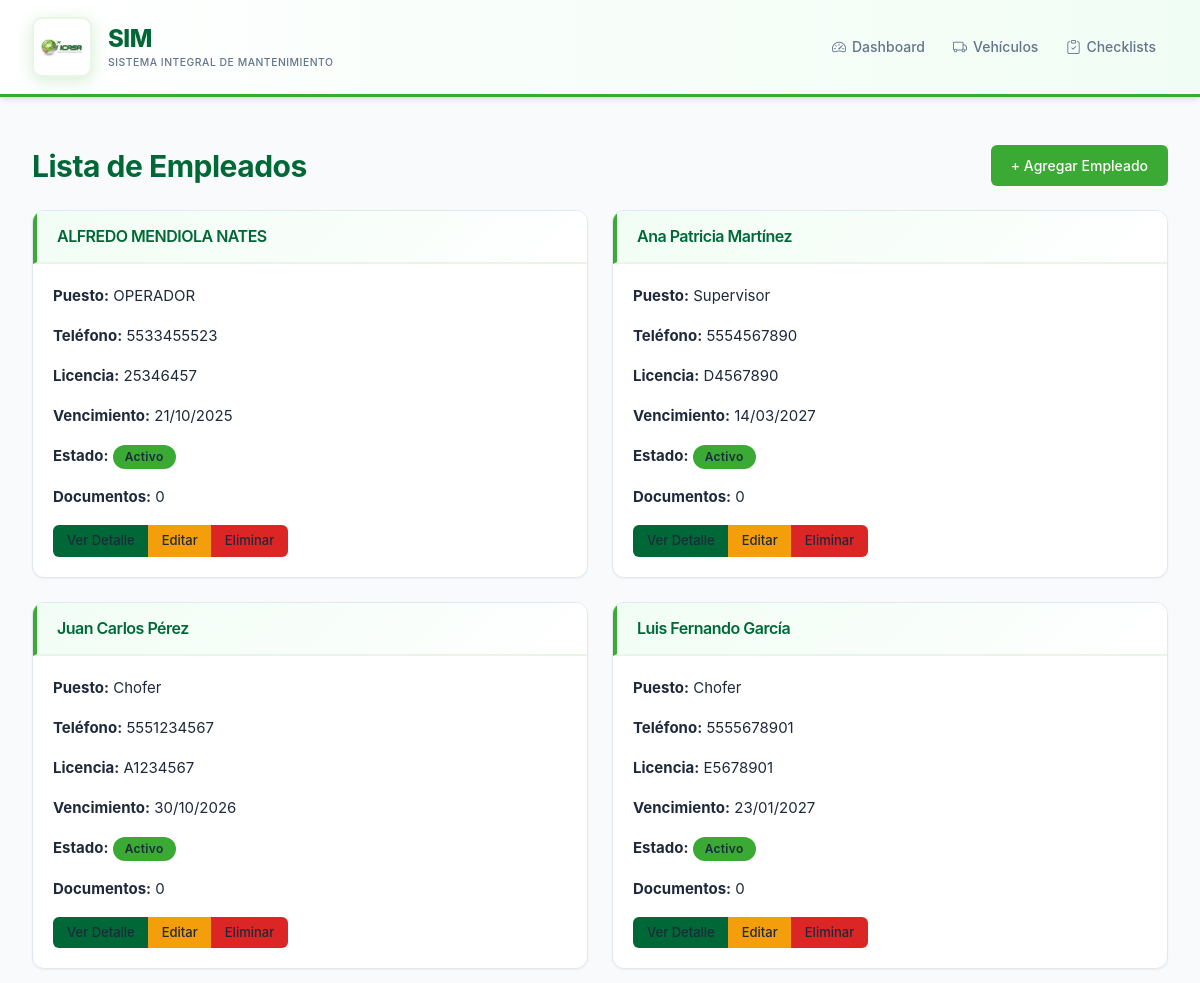
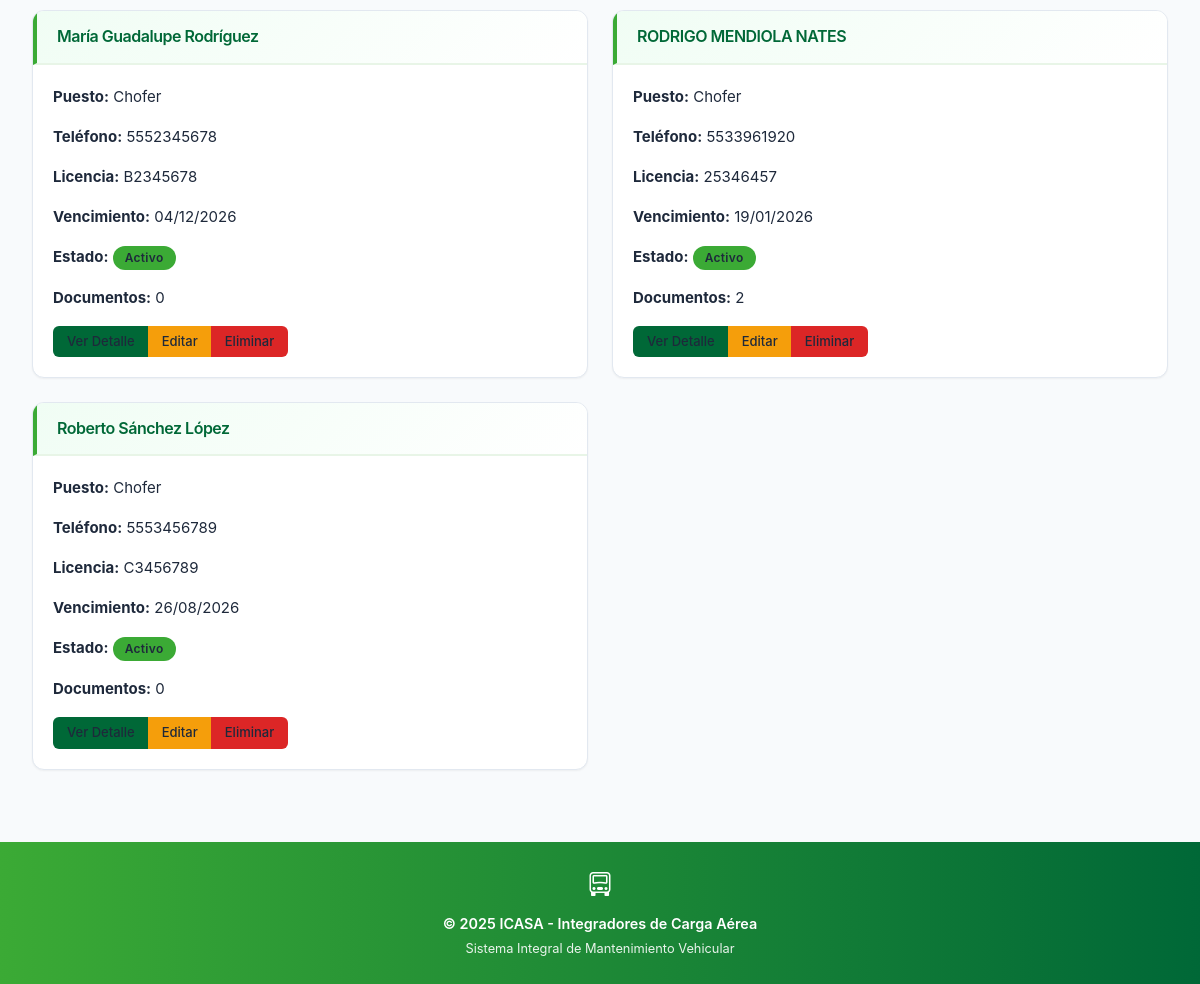
The app's page /drivers/ with its own data (2 pictures, top to bottom).
### vehicles/models.py (models this page shows, shortened)
class Driver(models.Model):
    STATUS_CHOICES = [
        ('Activo', 'Activo'),
        ('Inactivo', 'Inactivo'),
        ('Vacaciones', 'Vacaciones'),
    ]
    STATION_CHOICES = [
        ('Aguascalientes', 'Aguascalientes'),
        ('Baja California', 'Baja California'),
        ('Baja California Sur', 'Baja California Sur'),
        ('Campeche', 'Campeche'),
        ('Chiapas', 'Chiapas'),
        ('Chihuahua', 'Chihuahua'),
        ('Ciudad de México', 'Ciudad de México'),
        ('Coahuila', 'Coahuila'),
        ('Colima', 'Colima'),
        ('Durango', 'Durango'),
        ('Estado de México', 'Estado de México'),
        ('Guanajuato', 'Guanajuato'),
        ('Guerrero', 'Guerrero'),
        ('Hidalgo', 'Hidalgo'),
        ('Jalisco', 'Jalisco'),
        ('Michoacán', 'Michoacán'),
        ('Morelos', 'Morelos'),
        ('Nayarit', 'Nayarit'),
        ('Nuevo León', 'Nuevo León'),
        ('Oaxaca', 'Oaxaca'),
        ('Puebla', 'Puebla'),
        ('Querétaro', 'Querétaro'),
        ('Quintana Roo', 'Quintana Roo'),
        ('San Luis Potosí', 'San Luis Potosí'),
        ('Sinaloa', 'Sinaloa'),
        ('Sonora', 'Sonora'),
        ('Tabasco', 'Tabasco'),
        ('Tamaulipas', 'Tamaulipas'),
        ('Tlaxcala', 'Tlaxcala'),
        ('Veracruz', 'Veracruz'),
        ('Yucatán', 'Yucatán'),
        ('Zacatecas', 'Zacatecas'),
    ]
    full_name = models.CharField(max_length=200, verbose_name='Nombre Completo')
    position = models.CharField(max_length=100, default='Chofer', verbose_name='Puesto')
    station = models.CharField(max_length=100, choices=STATION_CHOICES, blank=True, null=True, verbose_name='Estación')
    phone = models.CharField(max_length=20, verbose_name='Teléfono')
    email = models.EmailField(blank=True, verbose_name='Correo Electrónico')
    address = models.TextField(blank=True, verbose_name='Dirección')
    license_number = models.CharField(max_length=50, verbose_name='Número de Licencia')
    license_expiry = models.DateField(verbose_name='Vencimiento de Licencia')
    hire_date = models.DateField(verbose_name='Fecha de Contratación')
    status = models.CharField(max_length=20, choices=STATUS_CHOICES, default='Activo', verbose_name='Estado')
    notes = models.TextField(blank=True, verbose_name='Notas')
    created_at = models.DateTimeField(auto_now_add=True)
    updated_at = models.DateTimeField(auto_now=True)
    class Meta:
        ordering = ['full_name']
        verbose_name = 'Empleado'
        verbose_name_plural = 'Lista de Empleados'

### vehicles/views_driver.py (the view)
# urls.py: path('drivers/', DriverListView.as_view(), name='driver_list'),
class DriverListView(ListView):
    model = Driver
    template_name = 'vehicles/driver_list.html'
    context_object_name = 'drivers'
    paginate_by = 20

### vehicles/templates/vehicles/driver_list.html (shortened to what this page needs)
{% extends 'vehicles/base.html' %}
{% block content %}
<div class="d-flex justify-content-between align-items-center mb-4">
    <h1>Lista de Empleados</h1>
    <a href="{% url 'driver_create' %}" class="btn btn-primary">+ Agregar Empleado</a>
</div>
{% if drivers %}
<div class="row">
    {% for driver in drivers %}
    <div class="col-md-6 mb-4">
        <div class="card">
            <div class="card-header">
                <h5 class="mb-0">{{ driver.full_name }}</h5>
            </div>
            <div class="card-body">
                <p><strong>Puesto:</strong> {{ driver.position }}</p>
                <p><strong>Teléfono:</strong> {{ driver.phone }}</p>
                <p><strong>Licencia:</strong> {{ driver.license_number }}</p>
                <p><strong>Vencimiento:</strong> {{ driver.license_expiry|date:"d/m/Y" }}</p>
                <p><strong>Estado:</strong>
                    {% if driver.status == 'Activo' %}
                        <span class="badge bg-success">{{ driver.status }}</span>
                    {% elif driver.status == 'Vacaciones' %}
                        <span class="badge bg-warning">{{ driver.status }}</span>
                    {% else %}
                        <span class="badge bg-secondary">{{ driver.status }}</span>
                    {% endif %}
                </p>
                <p><strong>Documentos:</strong> {{ driver.documents.count }}</p>
                <div class="btn-group" role="group">
                    <a href="{% url 'driver_detail' driver.pk %}" class="btn btn-sm btn-info">Ver Detalle</a>
                    <a href="{% url 'driver_update' driver.pk %}" class="btn btn-sm btn-warning">Editar</a>
                    <a href="{% url 'driver_delete' driver.pk %}" class="btn btn-sm btn-danger">Eliminar</a>
                </div>
            </div>
        </div>
    </div>
    {% endfor %}
</div>
{% else %}
<div class="alert alert-info">
    No hay empleados registrados. <a href="{% url 'driver_create' %}">Agregar el primero</a>
</div>
{% endif %}
{% endblock %}

### static/css/main.css (style rules this page uses)
:root { --primary-color: #3BAA35; --secondary-color: #006837; --accent-color: #3BAA35; --accent-dark: #006837; --accent-muted: #e8f5e7; --metallic-gray: #A7A9AC; --nav-bg: #ffffff; --success-color: #3BAA35; --warning-color: #f59e0b; --danger-color: #dc2626; --info-color: #006837; --light-bg: #f8fafc; --card-bg: #ffffff; --border-color: #e2e8f0; --text-primary: #1e293b; --text-secondary: #64748b; --text-muted: #94a3b8; --shadow-sm: 0 1px 2px 0 rgba(0, 0, 0, 0.05); --shadow-md: 0 4px 6px -1px rgba(0, 0, 0, 0.1); --shadow-lg: 0 10px 15px -3px rgba(0, 0, 0, 0.1); --shadow-xl: 0 20px 25px -5px rgba(0, 0, 0, 0.1); --radius-sm: 6px; --radius-md: 10px; --radius-lg: 12px; --spacing-xs: 0.5rem; --spacing-sm: 0.75rem; --spacing-md: 1rem; --spacing-lg: 1.5rem; --spacing-xl: 2rem; }
* { margin: 0; padding: 0; box-sizing: border-box; }
body { font-family: 'Inter', -apple-system, BlinkMacSystemFont, 'Segoe UI', Roboto, sans-serif; background-color: var(--light-bg); color: var(--text-primary); line-height: 1.6; font-size: 15px; -webkit-font-smoothing: antialiased; -moz-osx-font-smoothing: grayscale; }
.card { border: 1px solid var(--border-color); border-radius: var(--radius-lg); box-shadow: var(--shadow-sm); transition: all 0.2s ease; background: var(--card-bg); overflow: hidden; }
.card-header { background: linear-gradient(135deg, #f0fdf4 0%, #ffffff 100%); border-bottom: 2px solid var(--accent-muted); border-left: 4px solid var(--primary-color); font-weight: 600; font-size: 0.95rem; padding: 1rem 1.25rem; color: var(--text-primary); }
.card-body { padding: 1.25rem; color: var(--text-primary) !important; }
.card-body * { color: var(--text-primary) !important; }
.card-body .table tbody td, .card-body .table tbody th, .card-body p, .card-body a, .card-body strong { color: var(--text-primary) !important; }
.btn { font-weight: 500; font-size: 0.875rem; padding: 0.625rem 1.25rem; border-radius: var(--radius-sm); transition: all 0.2s ease; border: none; display: inline-flex; align-items: center; gap: 0.5rem; cursor: pointer; }
.btn-primary { background-color: var(--primary-color); color: #ffffff; }
.btn-warning { background-color: var(--warning-color); color: white; }
.btn-danger { background-color: var(--danger-color); color: white; }
.btn-info { background-color: var(--info-color); color: white; }
.btn-sm { padding: 0.375rem 0.875rem; font-size: 0.8125rem; }
.badge { padding: 0.375rem 0.75rem; font-weight: 600; font-size: 0.75rem; border-radius: 9999px; letter-spacing: 0.3px; display: inline-flex; align-items: center; gap: 0.25rem; }
.badge.bg-success { background-color: var(--primary-color) !important; }
h1, h2, h3, h4, h5 { font-family: 'Inter', sans-serif; font-weight: 700; color: var(--secondary-color); letter-spacing: -0.5px; margin-bottom: 0; }
h1 { font-size: 1.875rem; }
h5 { font-size: 1rem; font-weight: 600; }

### records on screen
Driver: full_name "ALFREDO MENDIOLA NATES", position "OPERADOR", phone "5533455523", license_number "25346457", license_expiry "21/10/2025", status "Activo", documents.count "0"
Driver: full_name "Ana Patricia Martínez", position "Supervisor", phone "5554567890", license_number "D4567890", license_expiry "14/03/2027", status "Activo", documents.count "0"
Driver: full_name "Juan Carlos Pérez", position "Chofer", phone "5551234567", license_number "A1234567", license_expiry "30/10/2026", status "Activo", documents.count "0"
Driver: full_name "Luis Fernando García", position "Chofer", phone "5555678901", license_number "E5678901", license_expiry "23/01/2027", status "Activo", documents.count "0"
Driver: full_name "María Guadalupe Rodríguez", position "Chofer", phone "5552345678", license_number "B2345678", license_expiry "04/12/2026", status "Activo", documents.count "0"
Driver: full_name "RODRIGO MENDIOLA NATES", position "Chofer", phone "5533961920", license_number "25346457", license_expiry "19/01/2026", status "Activo", documents.count "2"
Driver: full_name "Roberto Sánchez López", position "Chofer", phone "5553456789", license_number "C3456789", license_expiry "26/08/2026", status "Activo", documents.count "0"
